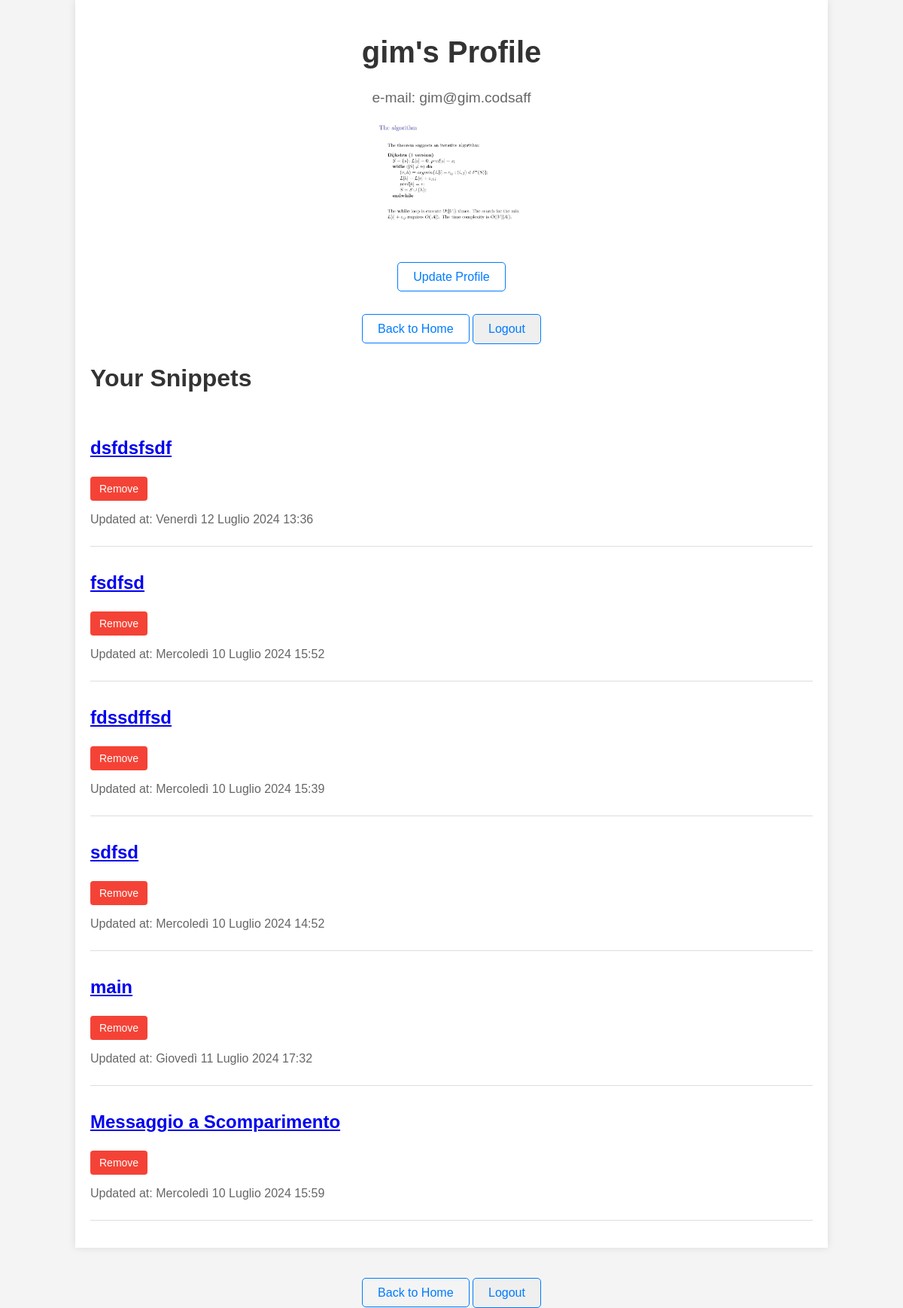
/accounts/profile/ (signed in), run on the app's committed database.
### users/models.py (models this page shows, shortened)
class Profile(models.Model):
    user = models.OneToOneField(User, on_delete=models.CASCADE)
    image = models.ImageField(upload_to='profile_images', null=True, blank=True, default='default.jpg')

### snippets/models.py (models this page shows, shortened)
class Snippet(models.Model):
    title = models.CharField(max_length=255)
    language = models.ForeignKey(Language, related_name='snippets', on_delete=models.CASCADE)
    author = models.ForeignKey(User, related_name='snippets', on_delete=models.CASCADE)
    description = models.TextField()
    description_html = models.TextField(editable=False)
    code = models.TextField()
    highlighted_code = models.TextField(editable=False)
    pub_date = models.DateTimeField(default=timezone.now, editable=False)
    update_date = models.DateTimeField(default=timezone.now, editable=False)
    tags = models.CharField(max_length=255, default='')
    class Meta:
        ordering = ['-pub_date']

### users/views/profile.py (the view)
# urls.py: path('profile/', profile_view, name='profile'),
@login_required
def profile_view(request):
    user = request.user
    if user.groups.filter(name='Moderator').exists():
        snippets = Snippet.objects.all().order_by('author__username')
        return render(request, 'users/templates/profile/moderator_profile.html', {'user': user, 'snippets': snippets})
    else:
        snippets = Snippet.objects.filter(author=user)
        return render(request, 'users/templates/profile/normal_profile.html', {'user': user, 'snippets': snippets})

### users/templates/profile/normal_profile.html (shortened to what this page needs)
{% extends "tatum24/templates/base.html" %}
{% load static %}
{% block css %}
    <link rel="stylesheet" href="{% static 'css/profile.css' %}">
{% endblock %}
{% block content %}
    <div class="container">
        <header>
            <h1>{{ user.username }}'s Profile</h1>
            <p>e-mail: {{ user.email }}</p>
            {% if user.profile.image %}
                <img src="{{ user.profile.image.url }}" alt="Profile Image" class="profile-image">
            {% else %}
                <p>No profile image uploaded.</p>
            {% endif %}
            <footer>
                <a href="{% url 'profile_update' %}" class="btn btn-secondary">Update Profile</a>
            </footer>
        </header>
        <footer>
            <a href="{% url 'home' %}" class="btn">Back to Home</a>
            <form action="{% url 'logout' %}" method="post" style="display: inline;">
                <button type="submit" class="btn btn-secondary">Logout</button>
            </form>
        </footer>
        <main>
            <h2>Your Snippets</h2>
            {% if snippets %}
                <ul class="snippet-list">
                    {% for snippet in snippets %}
                        <li>
                            <h3><a href="{% url 'snippet_detail' snippet.pk %}">{{ snippet.title }}</a></h3>
                            {% if user.is_authenticated and snippet.author == user %}
                                <form action="{% url 'snippet_remove' snippet.pk %}" method="post"
                                      class="confirm-delete">
                                    <button type="button" class="remove-button"
                                            onclick="confirmDelete('{{ snippet.pk }}')">Remove
                                    </button>
                                </form>
                            {% endif %}
                            <p class="meta">Updated at: {{ snippet.update_date }}</p>
                        </li>
                    {% endfor %}
                </ul>
            {% else %}
                <p>You haven't added any snippets yet.</p>
            {% endif %}
        </main>
    </div>
    <footer>
        <a href="{% url 'home' %}" class="btn">Back to Home</a>
        <form action="{% url 'logout' %}" method="post" style="display: inline;">
            <button type="submit" class="btn btn-secondary">Logout</button>
        </form>
    </footer>
{% endblock %}

### static/css/profile.css (style rules this page uses)
body { font-family: Arial, sans-serif; margin: 0; padding: 0; background-color: #f4f4f4; color: #333; }
.container { width: 80%; max-width: 1200px; margin: 0 auto; padding: 20px; background-color: #fff; box-shadow: 0 0 10px rgba(0, 0, 0, 0.1); }
header { text-align: center; margin-bottom: 40px; }
header h1 { font-size: 2.5rem; color: #333; }
header p { font-size: 1.2rem; color: #666; }
main { margin-top: 20px; }
h2 { font-size: 2rem; color: #333; }
.snippet-list { list-style-type: none; padding: 0; }
.snippet-list li { border-bottom: 1px solid #ddd; padding: 10px 0; }
.snippet-list h3 { font-size: 1.5rem; color: #007bff; }
.snippet-list p { font-size: 1rem; color: #666; }
.meta { font-size: 0.9rem; color: #999; }
footer { text-align: center; margin-top: 40px; }
footer .btn { text-decoration: none; color: #007bff; font-size: 1rem; border: 1px solid #007bff; padding: 10px 20px; border-radius: 5px; transition: background-color 0.3s ease; }

### users/templates/profile/normal_profile.html (style rules this page uses)
.remove-button { background-color: #f44336; color: white; border: none; padding: 8px 12px; text-align: center; text-decoration: none; display: inline-block; font-size: 14px; cursor: pointer; border-radius: 4px; transition: background-color 0.3s; }
.profile-image { max-width: 200px; height: auto; margin-bottom: 20px; }

### data on the page
Snippet: title "dsfdsfsdf", update_date "Venerdì 12 Luglio 2024 13:36"
Snippet: title "fsdfsd", update_date "Mercoledì 10 Luglio 2024 15:52"
Snippet: title "fdssdffsd", update_date "Mercoledì 10 Luglio 2024 15:39"
Snippet: title "sdfsd", update_date "Mercoledì 10 Luglio 2024 14:52"
Snippet: title "main", update_date "Giovedì 11 Luglio 2024 17:32"
Snippet: title "Messaggio a Scomparimento", update_date "Mercoledì 10 Luglio 2024 15:59"

### other printed values
{{ user.username }} "gim"
{{ user.email }} "gim@gim.codsaff"
